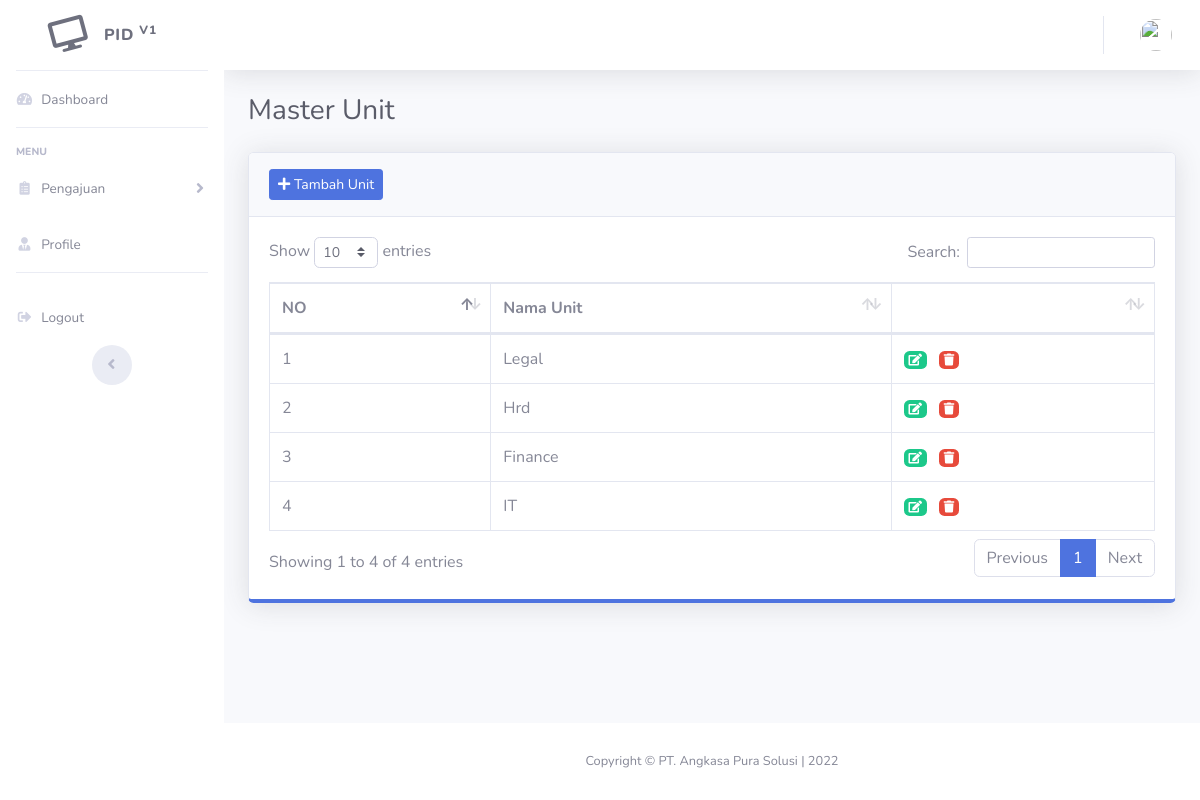
The page /index.php/master/unit on the database as committed earlier.
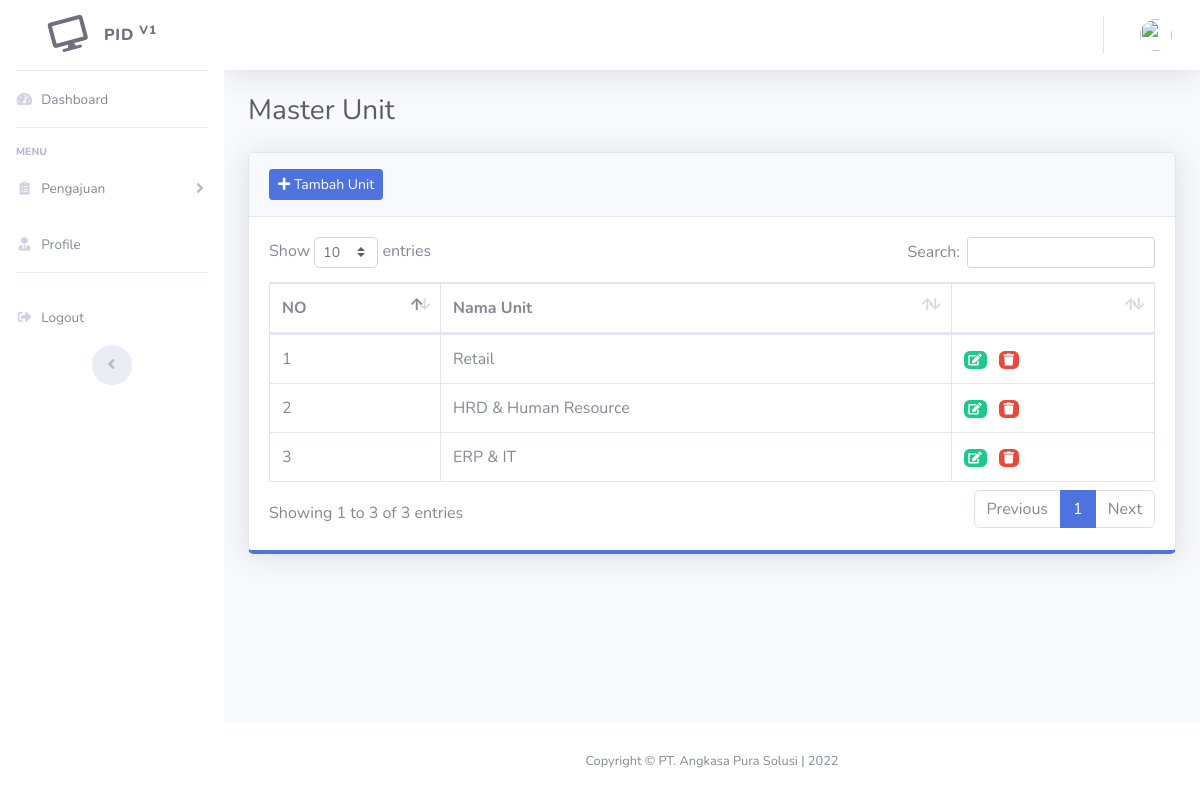
The same page on the database as committed later.
### tables this page shows
CREATE TABLE `tb_unit` (
  `id_unit` int(11) NOT NULL,
  `nama_unit` varchar(225) NOT NULL
);

### application/controllers/master/Unit.php (called while the page is built, shortened)
<?php
class Unit extends CI_Controller
{
    public function __construct()
    {
        $this->load->model('Core_Model', 'core');
    }
    public function index()
    {
        $data = [
            'title' => 'Master Unit',
            'unit' => $this->core->get('tb_unit', ['select_by' => 'id_unit', 'order_by' => 'DESC']),
        ];
        $this->load->view('layout/header', $data);
        $this->load->view('layout/sidebar');
        $this->load->view('layout/topbar');
        $this->load->view('master/unit/index', $data);
        $this->load->view('layout/footer');
    }
}

### index.php (called while the page is built, shortened)
<?php
require_once BASEPATH.'core/CodeIgniter.php';

### application/models/Core_Model.php (called while the page is built, shortened)
<?php
class Core_Model extends CI_Model
{
	public function get($table, $order = null)
	{
		$this->db->select('*');
		$this->db->from($table);
		if ($order != null) {
			$this->db->order_by($order['select_by'], $order['order_by']);
		}
		return $this->db->get()->result();
	}
}

### application/views/master/unit/index.php (the view)
<div class="container-fluid">
	<div class="d-sm-flex align-items-center justify-content-between mb-4">
		<h1 class="h3 mb-0 text-gray-800"><?= $title ?></h1>
	</div>
	<div class="row">
		<div class="col-lg">
			<div class="card shadow mb-4 border-bottom-primary">
				<div class="card-header py-3">
					<h6 class="m-0 font-weight-bold"><a href="<?= base_url('master/unit/tambah') ?>" class="btn btn-sm btn-primary"><i class="fas fa-plus"></i> Tambah Unit</a></h6>
				</div>
				<div class="card-body">
					<div class="table-responsive">
						<table class="table table-bordered" id="dataTable" width="100%" cellspacing="0">
							<thead>
								<tr>
									<th>NO</th>
									<th>Nama Unit</th>
									<th></th>
								</tr>
							</thead>
							<tbody>
								<?php
								$no = 1;
								foreach ($unit as $u) :
								?>
									<tr>
										<td><?= $no++ ?></td>
										<td><?= $u->nama_unit ?></td>
										<td>
											<a href="<?=base_url('master/unit/ubah/') . $u->id_unit;?>" class="badge badge-success mr-2" data-toggle="tooltip" data-placement="left" title="Ubah"><i class="fas fa-edit"></i></a>
											<a href="<?=base_url('master/unit/hapus/') . $u->id_unit;?>" class="badge badge-danger" data-toggle="tooltip" data-placement="left" title="Hapus"><i class="fas fa-trash"></i></a>
										</td>
									</tr>
								<?php endforeach; ?>
							</tbody>
						</table>
					</div>
				</div>
			</div>
		</div>
	</div>
</div>

Rows that differ between the two databases and show on the page:
removed tb_unit: nama_unit "Legal"
changed tb_unit: nama_unit "Hrd" → "Retail"
changed tb_unit: nama_unit "Finance" → "HRD & Human Resource"
changed tb_unit: nama_unit "IT" → "ERP & IT"
Other text that changed with them:
text written by a page script: "Show entries Search: Showing 1 to 4 of 4 entries Previous 1 Next" → "Show entries Search: Showing 1 to 3 of 3 entries Previous 1 Next"
